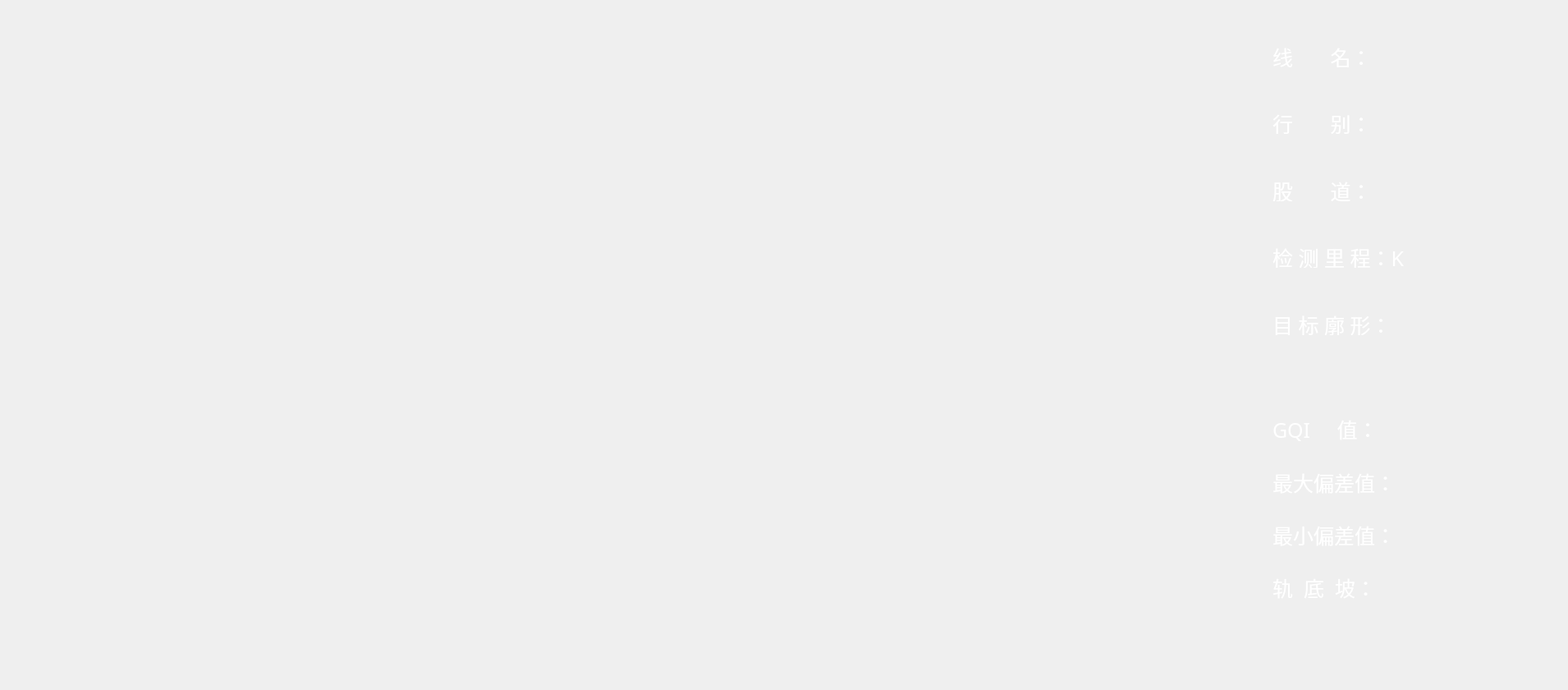
            <widget class="QWidget" name="qualityAnalysis">
             <widget class="QCustomPlot" name="qCustomPlot4" native="true">
              <property name="geometry">
               <rect>
                <x>20</x>
                <y>70</y>
                <width>1451</width>
                <height>531</height>
               </rect>
              </property>
              <property name="styleSheet">
               <string notr="true"/>
              </property>
             </widget>
             <widget class="QLabel" name="Lab_titleOffset">
              <property name="geometry">
               <rect>
                <x>650</x>
                <y>620</y>
                <width>301</width>
                <height>31</height>
               </rect>
              </property>
              <property name="font">
               <font>
                <family>黑体</family>
                <pointsize>19</pointsize>
               </font>
              </property>
              <property name="styleSheet">
               <string notr="true">color: rgb(255, 255, 255);</string>
              </property>
              <property name="text">
               <string/>
              </property>
             </widget>
             <widget class="QCustomPlot" name="qCustomPlot5" native="true">
              <property name="geometry">
               <rect>
                <x>40</x>
                <y>660</y>
                <width>1431</width>
                <height>171</height>
               </rect>
              </property>
              <property name="styleSheet">
               <string notr="true"/>
              </property>
             </widget>
             <widget class="QWidget" name="layoutWidget">
              <property name="geometry">
               <rect>
                <x>1550</x>
                <y>32</y>
                <width>351</width>
                <height>401</height>
               </rect>
              </property>
              <layout class="QVBoxLayout" name="verticalLayout_8">
               <item>
                <layout class="QHBoxLayout" name="horizontalLayout_42">
                 <item>
                  <widget class="QLabel" name="label_65">
                   <property name="minimumSize">
                    <size>
                     <width>181</width>
                     <height>25</height>
                    </size>
                   </property>
                   <property name="maximumSize">
                    <size>
                     <width>181</width>
                     <height>25</height>
                    </size>
                   </property>
                   <property name="font">
                    <font>
                     <family>黑体</family>
                     <pointsize>19</pointsize>
                    </font>
                   </property>
                   <property name="styleSheet">
                    <string notr="true">color: rgb(255, 255, 255);</string>
                   </property>
                   <property name="text">
                    <string>线       名：</string>
                   </property>
                  </widget>
                 </item>
                 <item>
                  <widget class="QLabel" name="lineName_4">
                   <property name="font">
                    <font>
                     <family>黑体</family>
                     <pointsize>19</pointsize>
                    </font>
                   </property>
                   <property name="styleSheet">
                    <string notr="true">color: rgb(255, 255, 255);</string>
                   </property>
                   <property name="text">
                    <string/>
                   </property>
                  </widget>
                 </item>
                </layout>
               </item>
               <item>
                <layout class="QHBoxLayout" name="horizontalLayout_43">
                 <item>
                  <widget class="QLabel" name="typeTitle_3">
                   <property name="minimumSize">
                    <size>
                     <width>181</width>
                     <height>25</height>
                    </size>
                   </property>
                   <property name="maximumSize">
                    <size>
                     <width>181</width>
                     <height>25</height>
                    </size>
                   </property>
                   <property name="font">
                    <font>
                     <family>黑体</family>
                     <pointsize>19</pointsize>
                    </font>
                   </property>
                   <property name="styleSheet">
                    <string notr="true">color: rgb(255, 255, 255);</string>
                   </property>
                   <property name="text">
                    <string>行       别：</string>
                   </property>
                  </widget>
                 </item>
                 <item>
                  <widget class="QLabel" name="typeName_3">
                   <property name="font">
                    <font>
                     <family>黑体</family>
                     <pointsize>19</pointsize>
                    </font>
                   </property>
                   <property name="styleSheet">
                    <string notr="true">color: rgb(255, 255, 255);</string>
                   </property>
                   <property name="text">
                    <string/>
                   </property>
                  </widget>
                 </item>
                </layout>
               </item>
               <item>
                <layout class="QHBoxLayout" name="horizontalLayout_44">
                 <item>
                  <widget class="QLabel" name="label_69">
                   <property name="minimumSize">
                    <size>
                     <width>181</width>
                     <height>25</height>
                    </size>
                   </property>
                   <property name="maximumSize">
                    <size>
                     <width>181</width>
                     <height>25</height>
                    </size>
                   </property>
                   <property name="font">
                    <font>
                     <family>黑体</family>
                     <pointsize>19</pointsize>
                    </font>
                   </property>
                   <property name="styleSheet">
                    <string notr="true">color: rgb(255, 255, 255);</string>
                   </property>
                   <property name="text">
                    <string>股       道：</string>
                   </property>
                  </widget>
                 </item>
                 <item>
                  <widget class="QLabel" name="trackName_3">
                   <property name="font">
                    <font>
                     <family>黑体</family>
                     <pointsize>19</pointsize>
                    </font>
                   </property>
                   <property name="styleSheet">
                    <string notr="true">color: rgb(255, 255, 255);</string>
                   </property>
                   <property name="text">
                    <string/>
                   </property>
                  </widget>
                 </item>
                </layout>
               </item>
               <item>
                <layout class="QHBoxLayout" name="horizontalLayout_61">
                 <item>
                  <widget class="QLabel" name="label_71">
                   <property name="minimumSize">
                    <size>
                     <width>181</width>
                     <height>25</height>
                    </size>
                   </property>
                   <property name="maximumSize">
                    <size>
                     <width>181</width>
                     <height>25</height>
                    </size>
                   </property>
                   <property name="font">
                    <font>
                     <family>黑体</family>
                     <pointsize>19</pointsize>
                    </font>
                   </property>
                   <property name="styleSheet">
                    <string notr="true">color: rgb(255, 255, 255);</string>
                   </property>
                   <property name="text">
                    <string>检 测 里 程：K</string>
                   </property>
                  </widget>
                 </item>
                 <item>
                  <widget class="QLabel" name="mileageName_3">
                   <property name="font">
                    <font>
                     <family>黑体</family>
                     <pointsize>19</pointsize>
                    </font>
                   </property>
                   <property name="styleSheet">
                    <string notr="true">color: rgb(255, 255, 255);</string>
                   </property>
                   <property name="text">
                    <string/>
                   </property>
                  </widget>
                 </item>
                </layout>
               </item>
               <item>
                <layout class="QHBoxLayout" name="horizontalLayout_62">
                 <item>
                  <widget class="QLabel" name="label_73">
                   <property name="minimumSize">
                    <size>
                     <width>181</width>
                     <height>25</height>
                    </size>
                   </property>
                   <property name="maximumSize">
                    <size>
                     <width>181</width>
                     <height>25</height>
                    </size>
                   </property>
                   <property name="font">
                    <font>
                     <family>黑体</family>
                     <pointsize>19</pointsize>
                    </font>
                   </property>
                   <property name="styleSheet">
                    <string notr="true">color: rgb(255, 255, 255);</string>
                   </property>
                   <property name="text">
                    <string>目 标 廓 形：</string>
                   </property>
                  </widget>
                 </item>
                 <item>
                  <widget class="QLabel" name="target_oversizeName_3">
                   <property name="font">
                    <font>
                     <family>黑体</family>
                     <pointsize>19</pointsize>
                    </font>
                   </property>
                   <property name="styleSheet">
                    <string notr="true">color: rgb(255, 255, 255);</string>
                   </property>
                   <property name="text">
                    <string/>
                   </property>
                  </widget>
                 </item>
                </layout>
               </item>
              </layout>
             </widget>
             <widget class="QWidget" name="layoutWidget">
              <property name="geometry">
               <rect>
                <x>1550</x>
                <y>494</y>
                <width>351</width>
                <height>251</height>
               </rect>
              </property>
              <layout class="QGridLayout" name="gridLayout_6">
               <item row="0" column="0">
                <layout class="QHBoxLayout" name="horizontalLayout_63">
                 <item>
                  <widget class="QLabel" name="label_75">
                   <property name="minimumSize">
                    <size>
                     <width>176</width>
                     <height>29</height>
                    </size>
                   </property>
                   <property name="maximumSize">
                    <size>
                     <width>176</width>
                     <height>29</height>
                    </size>
                   </property>
                   <property name="font">
                    <font>
                     <family>黑体</family>
                     <pointsize>19</pointsize>
                    </font>
                   </property>
                   <property name="styleSheet">
                    <string notr="true">color: rgb(255, 255, 255);</string>
                   </property>
                   <property name="text">
                    <string>GQI     值：</string>
                   </property>
                  </widget>
                 </item>
                 <item>
                  <widget class="QLabel" name="Lab_GQIValue">
                   <property name="font">
                    <font>
                     <family>黑体</family>
                     <pointsize>19</pointsize>
                    </font>
                   </property>
                   <property name="styleSheet">
                    <string notr="true">color: rgb(255, 255, 255);</string>
                   </property>
                   <property name="text">
                    <string/>
                   </property>
                  </widget>
                 </item>
                </layout>
               </item>
               <item row="1" column="0">
                <layout class="QHBoxLayout" name="horizontalLayout_64">
                 <item>
                  <widget class="QLabel" name="label_77">
                   <property name="minimumSize">
                    <size>
                     <width>176</width>
                     <height>29</height>
                    </size>
                   </property>
                   <property name="maximumSize">
                    <size>
                     <width>176</width>
                     <height>29</height>
                    </size>
                   </property>
                   <property name="font">
                    <font>
                     <family>黑体</family>
                     <pointsize>19</pointsize>
                    </font>
                   </property>
                   <property name="styleSheet">
                    <string notr="true">color: rgb(255, 255, 255);</string>
                   </property>
                   <property name="text">
                    <string>最大偏差值：</string>
                   </property>
                  </widget>
                 </item>
                 <item>
                  <widget class="QLabel" name="Lab_maxOffset">
                   <property name="font">
                    <font>
                     <family>黑体</family>
                     <pointsize>19</pointsize>
                    </font>
                   </property>
                   <property name="styleSheet">
                    <string notr="true">color: rgb(255, 255, 255);</string>
                   </property>
                   <property name="text">
                    <string/>
                   </property>
                  </widget>
                 </item>
                </layout>
               </item>
               <item row="2" column="0">
                <layout class="QHBoxLayout" name="horizontalLayout_65">
                 <item>
                  <widget class="QLabel" name="label_79">
                   <property name="minimumSize">
                    <size>
                     <width>176</width>
                     <height>29</height>
                    </size>
                   </property>
                   <property name="maximumSize">
                    <size>
                     <width>176</width>
                     <height>29</height>
                    </size>
                   </property>
                   <property name="font">
                    <font>
                     <family>黑体</family>
                     <pointsize>19</pointsize>
                    </font>
                   </property>
                   <property name="styleSheet">
                    <string notr="true">color: rgb(255, 255, 255);</string>
                   </property>
                   <property name="text">
                    <string>最小偏差值：</string>
                   </property>
                  </widget>
                 </item>
                 <item>
                  <widget class="QLabel" name="Lab_minOffset">
                   <property name="font">
                    <font>
                     <family>黑体</family>
                     <pointsize>19</pointsize>
                    </font>
                   </property>
                   <property name="styleSheet">
                    <string notr="true">color: rgb(255, 255, 255);</string>
                   </property>
                   <property name="text">
                    <string/>
                   </property>
                  </widget>
                 </item>
                </layout>
               </item>
               <item row="3" column="0">
                <layout class="QHBoxLayout" name="horizontalLayout_83">
                 <item>
                  <widget class="QLabel" name="label_80">
                   <property name="minimumSize">
                    <size>
                     <width>176</width>
                     <height>29</height>
                    </size>
                   </property>
                   <property name="maximumSize">
                    <size>
                     <width>176</width>
                     <height>29</height>
                    </size>
                   </property>
                   <property name="font">
                    <font>
                     <family>黑体</family>
                     <pointsize>19</pointsize>
                    </font>
                   </property>
                   <property name="styleSheet">
                    <string notr="true">color: rgb(255, 255, 255);</string>
                   </property>
                   <property name="text">
                    <string>轨  底  坡：</string>
                   </property>
                  </widget>
                 </item>
                 <item>
                  <widget class="QLabel" name="Lab_railCantValue3">
                   <property name="font">
                    <font>
                     <family>黑体</family>
                     <pointsize>19</pointsize>
                    </font>
                   </property>
                   <property name="styleSheet">
                    <string notr="true">color: rgb(255, 255, 255);</string>
                   </property>
                   <property name="text">
                    <string/>
                   </property>
                  </widget>
                 </item>
                </layout>
               </item>
              </layout>
             </widget>
            </widget>
